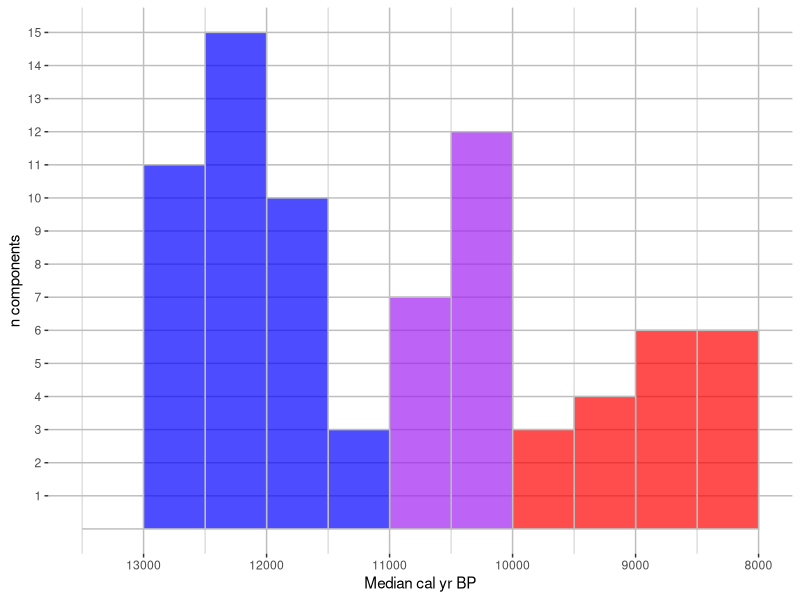

R code for this plot:
# Create tables and plots for foetal bison remains in
# Early Holocene contexts

# Ryan Breslawski, rbreslawski@smu.edu



# Load libraries
library(ggplot2)
library(patchwork)

# Import data
d <- read.csv("EH-foetal-bison.csv", header=T, stringsAsFactors=F)
d$Med.cal.age <- as.numeric(d$Med.cal.age)

# Each row in data frame d is a component. This chunk of code
# finds the number of sites represented in these components
# and prints the site names to the R console. It assumes that
# every multi-component site is represented in multiple rows,
# and components are separated from sites by a colon.
sites <- sapply(d$Component, function(x) strsplit(x, ":")[[1]][1])
sites <- unique(sites)
cat(paste("\n--", length(sites), "Sites --\n\n"))
for(i in sites) cat(paste(i, "\n"))

# Data subsets and convert character strings of ages to numeric
# values. This will convert "none" strings to NA values.
d_unfluted <- d[which(d$Point.style=="unfluted"), ]
d_10k <- d[which(d$Med.cal.age < 1e4), ]
d_11k <- d[which(d$Med.cal.age < 1.1e4), ]

# Data subsets for more recent excavations
d_recent <- d[which(d$Collection.issues=="no"),]
d_recent_unfluted <- d_recent[which(d_recent$Point.style=="unfluted"), ]
d_recent_10k <- d_recent[which(d_recent$Med.cal.age < 1e4), ]
d_recent_11k <- d_recent[which(d_recent$Med.cal.age < 1.1e4), ]

# Place datasets in list
d_list <- list(d=d, d_unfluted=d_unfluted, d_10k=d_10k, d_11k=d_11k,
               d_recent=d_recent, d_recent_unfluted=d_recent_unfluted,
               d_recent_10k=d_recent_10k, d_recent_11k=d_recent_11k)

# Loop through lists and export csv contingency tables
for(i in 1:length(d_list)){
  
  d_table <- table(d_list[[i]][,c(3, 4)])
  
  write.csv(d_table, file=paste0(names(d_list[i]), ".csv"))
  
}

# Create geometry for plotting the frequencies of components
bins <- cbind(seq(8e3, 13e3, by=500), seq(8.5e3, 13.5e3, by=500))
hists <- lapply(1:nrow(bins), function(x){
  
  ymax <- length(which(d$Med.cal.age >= bins[x,1] &
                         d$Med.cal.age < bins[x,2]))
  
  if(bins[x,1] < 10e3){
    period <- "EH"
  }else if(bins[x,1] < 1.1e4){
    period <- "PHT"
  }else{
    period <- "LP"
  }
  
  return(data.frame(ymin=0, ymax=ymax, 
                    xmin=bins[x,1], xmax=bins[x,2],
                    period=period))
  
})
hists <- do.call("rbind", hists)

# Create plots
freq_plot <- ggplot(hists, aes(ymin=ymin, ymax=ymax,
                           xmin=xmin, xmax=xmax))+
  geom_rect(aes(fill=period), color="grey", alpha=0.7)+
  scale_x_reverse(breaks=seq(14000, 8000, by=-1000))+
  scale_y_continuous(breaks=1:15)+
  labs(x="Median cal yr BP", y="n components")+
  scale_fill_manual(values=c("LP"="blue", "EH"="red", 
                             "PHT"="purple"))+
  theme(panel.background=element_blank(),
        panel.grid.major.y=element_line(color="grey"),
        panel.grid.minor.y=element_blank(),
        panel.grid.minor.x=element_line(color="grey"),
        panel.grid.major.x=element_line(color="grey"),
        legend.position="none")

ggsave("Bison_PHT_components.jpeg", plot=freq_plot, 
       device="jpeg", width=6, height=3, units="in",
       dpi=300)
